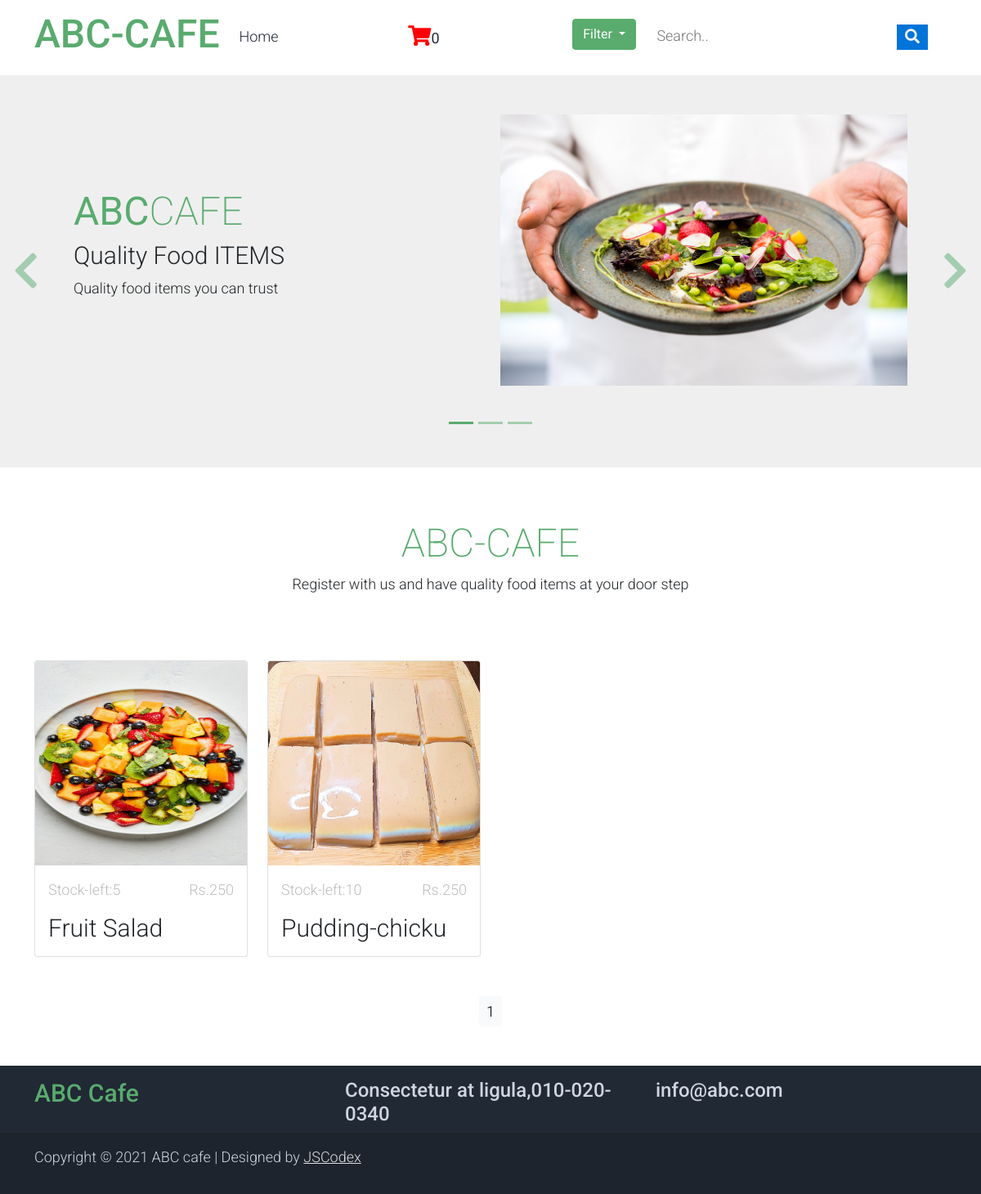
Page /fruits-recipes/ (signed in) on the committed database.
### shop/models.py (models this page shows, shortened)
class products(models.Model):
    name = models.CharField(max_length=250, unique=True)
    slug = models.SlugField(max_length=250, unique=True)
    img= models.ImageField(upload_to='product')
    desc=models.TextField()
    stock = models.IntegerField()
    available = models.BooleanField()
    price = models.IntegerField()
    category = models.ForeignKey(categ, on_delete=models.CASCADE)
    def get_url(self):
       return reverse('details',args=[self.category.slug,self.slug])

### shop/views.py (the view)
# urls.py: 2. Add a URL to urlpatterns:  path('', views.home, name='home')
def home(request, c_slug=None):
    c_page = None
    prodt = None
    if c_slug is not None:
        c_page = get_object_or_404(categ, slug=c_slug)
        prodt = products.objects.filter(category=c_page, available=True)
    else:
        prodt = products.objects.all().filter(available=True,)
    cat = categ.objects.all()
    paginator=Paginator(prodt,4)
    try:
        page=int(request.GET.get('page',1))
    except:
        page=1
    try:
        pro=paginator.page(page)
    except(EmptyPage,InvalidPage):
        pro=paginator.page(paginator.num_pages)
    return render(request, 'home.html', {'pr':prodt,'ct':cat,'pg':pro})

### cart/context_processor.py (called while the page is built)
def count(request):
    item_count=0;
    if 'admin' in request.path:
        return {}
    else:
        try:
            ct=cartlist.objects.filter(cart_id=c_id(request))
            cti=item.objects.all().filter(cart=ct[:1])
            for c in cti:
                 item_count+=c.quant
        except cartlist.DoesNotExist:
            item_count=0
        return dict(itc=item_count)

### cart/views.py (called while the page is built)
def c_id(request):
    ct_id=request.session.session_key
    if not ct_id:
        ct_id=request.session_create()
    return ct_id

### shop/models.py (called while the page is built)
    def get_url(self):
        return reverse('prod_cat',args=[self.slug])

### templates/home.html (shortened to what this page needs)
{% extends 'base.html' %}
{% load static %}
{% block content%}
<!DOCTYPE html>
<html lang="en">
<head>
    <link rel="stylesheet" href="{% static 'hm/css/bootstrap.min.css' %}">
    <link rel="stylesheet" href="{% static 'hm/css/templatemo.css' %}">
    <link rel="stylesheet" href="{% static 'hm/css/custom.css' %}">
    <link rel="stylesheet" href="{% static 'hm/css/fontawesome.min.css' %}">
</head>
<body>
    <div id="template-mo-zay-hero-carousel" class="carousel slide" data-bs-ride="carousel">
        <ol class="carousel-indicators">
            <li data-bs-target="#template-mo-zay-hero-carousel" data-bs-slide-to="0" class="active"></li>
            <li data-bs-target="#template-mo-zay-hero-carousel" data-bs-slide-to="1"></li>
            <li data-bs-target="#template-mo-zay-hero-carousel" data-bs-slide-to="2"></li>
        </ol>
        <div class="carousel-inner">
            <div class="carousel-item active">
                <div class="container">
                    <div class="row p-5">
                        <div class="mx-auto col-md-8 col-lg-6 order-lg-last">
                            <img class="img-fluid" src="{% static './hm/img//bg44.jpg' %}" alt="">
                        </div>
                        <div class="col-lg-6 mb-0 d-flex align-items-center">
                            <div class="text-align-left align-self-center">
                                <h1 class="h1 text-success"><b>ABC</b>CAFE </h1>
                                <h3 class="h2">Quality Food ITEMS</h3>
                                <p> Quality food items you can trust
                                </p>
                            </div>
                        </div>
                    </div>
                </div>
            </div>
        </div>
        <a class="carousel-control-prev text-decoration-none w-auto ps-3" href="#template-mo-zay-hero-carousel" role="button" data-bs-slide="prev">
            <i class="fas fa-chevron-left"></i>
        </a>
        <a class="carousel-control-next text-decoration-none w-auto pe-3" href="#template-mo-zay-hero-carousel" role="button" data-bs-slide="next">
            <i class="fas fa-chevron-right"></i>
        </a>
    </div>
        <div class="container py-5">
            <div class="row text-center py-3">
                <div class="col-lg-6 m-auto">
                    <h1 class="h1 text-success">ABC-CAFE</h1>
                    <p>
                        Register with us and have quality food items at your door step
                    </p>
                </div>
            </div>
       </div>
          <div class="container">
            <div class="row">
                {% for i in pg.object_list %}
                <div class=" col-md-3 ">
                    <div class="card h-100 " >
                        <a href="{{i.get_url}}">
                            <img src="{{i.img.url}}" class="card-img-top" alt="..." style="height:250px;width:100%;">
                        </a>
                        <div class="card-body">
                            <ul class="list-unstyled d-flex justify-content-between">
                                <li class="text-muted text-right">Stock-left:{{i.stock}}</li>
                                <li class="text-muted text-right">Rs.{{i.price}}</li>
                            </ul>
                            <a href="{{i.get_url}}" class="h2 text-decoration-none text-dark">{{ i.name }}</a>
                        </div>
                    </div>
                </div>
                {%endfor%}
            </div>
              </div>
 <div class="conainer pt-5 pb-5 ">
    <div class="text-center">
       {% for p in pg.paginator.page_range %}
        <a href="?page={{p}}" class="btn btn-light btn-sm {% if pg.number == p %} active {% endif %}">{{p}}</a>
        {% endfor %}
     </div>
</div>
</body>
</html>
{% endblock %}

### static/hm/css/templatemo.css (style rules this page uses)
body, ul, li, p, a, label, input, div { font-family: 'Roboto', sans-serif; font-size: 18px !important; font-weight: 300 !important; }
.h1 { font-family: 'Roboto', sans-serif; font-size: 48px !important; font-weight: 200 !important; }
.h2 { font-family: 'Roboto', sans-serif; font-size: 30px !important; font-weight: 300; }
.text-muted { color: #bcbcbc !important; }
.text-success { color: #59ab6e !important; }
#template-mo-zay-hero-carousel { background: #efefef !important; position: relative; z-index: 1; }
#template-mo-zay-hero-carousel .carousel-indicators li { margin-top: -50px; background-color: #59ab6e; }
#template-mo-zay-hero-carousel .carousel-control-next i, #template-mo-zay-hero-carousel .carousel-control-prev i { color: #59ab6e !important; font-size: 2.8em !important; }
@media (min-width: 992px) { #template-mo-zay-hero-carousel .carousel-item { min-height: 30rem !important; } }

### rows in the picture
products: img (picture), stock "5", price "250", name "Fruit Salad"
products: img (picture), stock "10", price "250", name "Pudding-chicku"

### other values in the picture
{{ itc }} "0"
{{ p }} "1"
